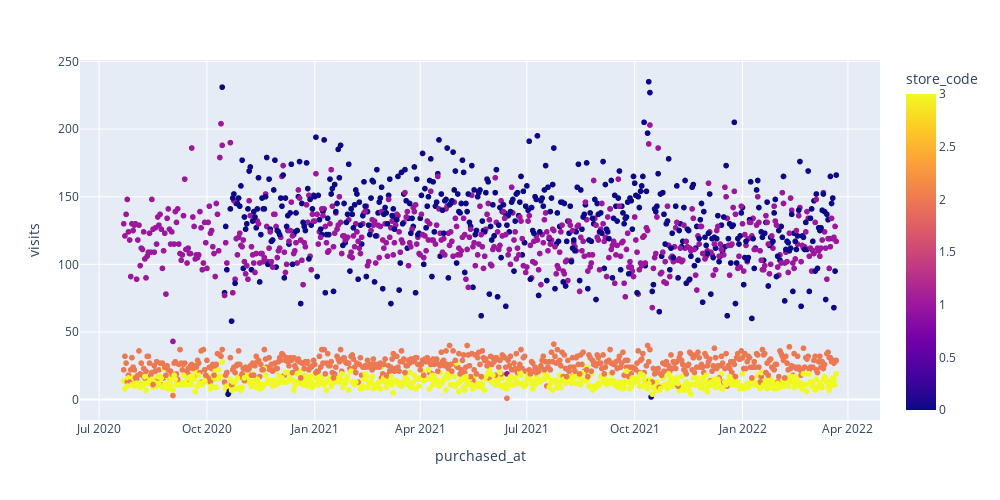

Notebook code cell kept with this figure:
### Code cell
#scatter plot to compare store activity
fig=px.scatter(temp,x='purchased_at',y='visits',color='store_code')
fig.update_layout(
    width=1000,
    height=500,
    legend_title='Store_code'
)
fig.show()

### Figure 1 — Plotly figure (JSON) as saved in the notebook; plotly's stock layout.template omitted (floating-point values rounded to 4 significant figures; data arrays with more than 128 entries replaced by an {"elided": "..."} marker saying what was removed)
{"data": [{"hovertemplate": "purchased_at=%{x}<br>visits=%{y}<br>store_code=%{marker.color}<extra></extra>", "legendgroup": "", "marker": {"color": {"elided": "2335 int values"}, "coloraxis": "coloraxis", "symbol": "circle"}, "mode": "markers", "name": "", "showlegend": false, "type": "scattergl", "x": {"elided": "2335 str values"}, "xaxis": "x", "y": {"elided": "2335 int values"}, "yaxis": "y"}], "layout": {"coloraxis": {"colorbar": {"title": {"text": "store_code"}}, "colorscale": [[0, "#0d0887"], [0.1111, "#46039f"], [0.2222, "#7201a8"], [0.3333, "#9c179e"], [0.4444, "#bd3786"], [0.5556, "#d8576b"], [0.6667, "#ed7953"], [0.7778, "#fb9f3a"], [0.8889, "#fdca26"], [1, "#f0f921"]]}, "height": 500, "legend": {"title": {"text": "Store_code"}, "tracegroupgap": 0}, "margin": {"t": 60}, "width": 1000, "xaxis": {"anchor": "y", "domain": [0, 1], "title": {"text": "purchased_at"}}, "yaxis": {"anchor": "x", "domain": [0, 1], "title": {"text": "visits"}}}}
